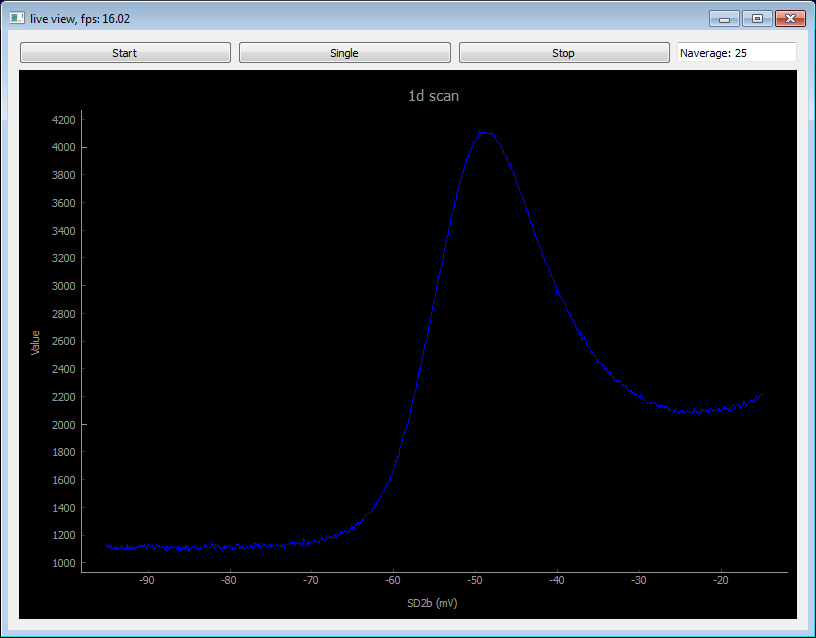
#> input picture qtt/exampledata/videomode_1d_printscreen.png, 816 x 638 px; its folder holds only this picture in this run
$ python -i rts_dataanalysis.py   (imports and definitions only)
#> lines starting #> are read from the running program, lines starting #| are printed output that depends on the picture
### qtt/__init__.py
""" Quantum Technology Toolbox

The QTT package contains functionality for the tuning and calibration of spin-qubits. The package is
divided into subpacakges:

    - Measurements: functionality to perform measurements on devices
    - Algorithms: functionality to analyse measurements
    - Simulation: contains simulations of quantom dot systems
    - Tools: misc tools
    - Gui: Several gui element for visualization of data
    - Instrument drivers: contains QCoDeS drivers for various instruments

For more information see https://github.com/qutech-delft/qtt

"""
# flake8: noqa (we don't need the "<...> imported but unused" error)

import copy
import warnings
import importlib
import distutils
import distutils.version

import qcodes
import qtt.utilities.tools
import qtt.data
import qtt.algorithms
import qtt.measurements
import qtt.exceptions

from qtt.version import __version__
from qtt.measurements.storage import save_state, load_state

try:
    import pyqtgraph
    import qtt.gui.live_plotting
    import qtt.gui.parameterviewer
    from qtt.gui.parameterviewer import createParameterWidget

    from qtt.gui.dataviewer import DataViewer
except ImportError:
    # no gui available
    warnings.warn('pyqtgraph could not be imported, gui elements not available')


# %% Check packages


def check_version(version, module=qcodes, optional=False, install_message=None):
    """ Check whether a module has the corret version """
    if isinstance(module, str):
        try:
            m = importlib.import_module(module)
            module = m
        except ModuleNotFoundError:
            if optional:
                warnings.warn('optional package %s is not available' %
                              module, qtt.exceptions.MissingOptionalPackageWarning)
                return
            else:
                if install_message is not None:
                    print(install_message)
                raise Exception('could not load module %s' % module)

    mversion = getattr(module, '__version__', None)
    if mversion is None:
        raise Exception(' module %s has no __version__ attribute' % (module,))

    if distutils.version.StrictVersion(mversion) < distutils.version.StrictVersion(version):
        if optional:
            warnings.warn('package %s has incorrect version' % module, qtt.exceptions.PackageVersionWarning)
        else:
            raise Exception(' from %s need version %s (version is %s)' % (module, version, mversion))


# we make an explicit check on versions, since people often upgrade their
# installation without upgrading the required packages
check_version('1.0', 'qtpy')
check_version('0.18', 'scipy')
check_version('0.1', 'colorama')
check_version('0.1', 'redis', optional=True)
check_version('0.1.10', qcodes)
check_version('0.2', 'qupulse')

check_version('3.0', 'Polygon', install_message="use command 'pip install Polygon3' to install the package")

# %% Load often used constructions

from qtt.gui.live_plotting import start_measurement_control


# [6 lines left out: function start_dataviewer, not called in this run]


# %% Add hook to abort measurement

# connect to redis server
_redis_connection = None
try:
    import redis
    _redis_connection = redis.Redis(host='127.0.0.1', port=6379)
    _redis_connection.set('qtt_abort_running_measurement', 0)
except BaseException:
    _redis_connection = None


# [11 lines left out: function _abort_measurement, not called in this run]


def reset_abort(value=0):
    """ reset qtt_abort_running_measurement """
    _redis_connection.set('qtt_abort_running_measurement', value)


# [7 lines left out: function _redisStrValue, not called in this run]


def _redisStrSet(value, var='qtt_live_value1'):
    """ Set live control value on redis server """
    _redis_connection.set(var, value)


liveValue = _redisStrValue
liveValueSet = _redisStrSet

abort_measurements = _abort_measurement

# patch the qcodes abort function
qcodes.loops.abort_measurements = _abort_measurement

# %% Override default location formatter

from qcodes.data.location import FormatLocation
FormatLocation.default_fmt = '{date}/{time}_{name}_{label}'
qcodes.DataSet.location_provider = FormatLocation(
    fmt='{date}/{time}_{name}_{label}', record={'name': 'qtt', 'label': 'generic'})


# [4 lines left out: function set_location_name, not called in this run]
# %%


def _copy_to_str(x, memo):
    return str(x)


# black magic to make qcodes objects work with deepcopy
from qcodes import Parameter, Instrument, StandardParameter, ManualParameter, Station
for c in [Parameter, Instrument, StandardParameter, ManualParameter, Station]:
    copy._deepcopy_dispatch[c] = _copy_to_str # type: ignore

# make a qcodes instrument pickable
qcodes.Instrument.__getstate__ = lambda self: str(self)
qcodes.Parameter.__getstate__ = lambda self: str(self)


# [8 lines left out: function _setstate, not called in this run]


qcodes.Instrument.__setstate__ = _setstate
qcodes.Parameter.__setstate__ = _setstate

# %% Enhance the qcodes functionality

try:
    from qtpy.QtCore import Qt
    from qtpy import QtWidgets
    from qcodes.plots.pyqtgraph import QtPlot

    # [6 lines left out: function _qtt_keyPressEvent, not called in this run]

    # update the keypress callback function
    QtPlot.keyPressEvent = _qtt_keyPressEvent
except BaseException:
    pass

# %% Enhance the qcodes functionality

try:
    import pyqtgraph as pg

    # [5 lines left out: function _copyToClipboard, not called in this run]

    QtPlot.copyToClipboard = _copyToClipboard
except BaseException:
    pass

### qtt/algorithms/rts_dataanalysis.py
# -*- coding: utf-8 -*-
"""
Created on Wed Feb 28 10:20:46 2018

@author: riggelenfv
"""

#%%
import matplotlib.pyplot as plt
import numpy as np
import scipy
import qcodes
from qtt.tools import addPPTslide
import warnings

#%% functions to fit the double gaussian

def double_gaussian(signal_amp, params):
    """ A model for the sum of two Gaussian distributions.

    Args:
        signal_amp (array): x values of the data
        params (array): parameters of the two gaussians, [A_dn, A_up, sigma_dn, sigma_up, mean_dn, mean_up]
            amplitude of first (second) gaussian = A_dn (A_up)
            standard deviation of first (second) gaussian = sigma_dn (sigma_up)
            average value of the first (second) gaussian = mean_dn (mean_up)

    Returns:
        double_gauss (np.array): model of a double gaussian
    """
    [A_dn, A_up, sigma_dn, sigma_up, mean_dn, mean_up] = params
    gauss_dn = A_dn*np.exp(-(signal_amp-mean_dn)**2/(2*sigma_dn**2))
    gauss_up = A_up*np.exp(-(signal_amp-mean_up)**2/(2*sigma_up**2))
    double_gauss = gauss_dn + gauss_up
    return double_gauss

def _cost_double_gaussian(signal_amp, counts, params):
    """ Cost function for fitting of double Gaussian.

    Args:
        signal_amp (array): x values of the data, or bin centers
        counts (array): y values of the data, or the counts per bin
        params (array): parameters of the two gaussians, [A_dn, A_up, sigma_dn, sigma_up, mean_dn, mean_up]
            amplitude of first (second) gaussian = A_dn (A_up)
            standard deviation of first (second) gaussian = sigma_dn (sigma_up)
            average value of the first (second) gaussian = mean_dn (mean_up)

    Returns:
        cost (float): value which indicates the difference between the data and the fit
    """
    model = double_gaussian(signal_amp, params)
    cost = np.linalg.norm(counts - model)
    return cost

def fit_double_gaussian(signal_amp, counts, maxiter=None, maxfun=5000, verbose=1, par_guess=None):
    """ Fitting of double gaussian and finding the split between the up and the down state,
    separation between the max of the two gaussians measured in the sum of the std

    Args:
        signal_amp (array): x values of the data, when applied on a distrinution this should be the
            values of the bin centers
        counts (array): y values of the data, or the counts per bin
        maxiter (int): maximum number of iterations to perform
        maxfun (int): maximum number of function evaluations to make
        verbose (int): set to >0 to print convergence messages
        par_guess (None or array): optional, initial guess for the fit parameters:
            [A_dn, A_up, sigma_dn, sigma_up, mean_dn, mean_up]

    Returns:
        par_fit (array): fit parameters of the double gaussian: [A_dn, A_up, sigma_dn, sigma_up, mean_dn, mean_up]
        par_guess (array): initial guess for the fit parameters, either the ones give to the function,
            or generated by the function: [A_dn, A_up, sigma_dn, sigma_up, mean_dn, mean_up]
        separation (float): separation between the max of the two gaussians measured in the sum of the std
        split (float): value that seperates the up and the down level

    """
    func = lambda params: _cost_double_gaussian(signal_amp, counts, params)
    maxsignal = np.percentile(signal_amp,98)
    minsignal = np.percentile(signal_amp,2)
    if par_guess is None:
        A_dn = np.max(counts[:int((len(counts)/2))])
        A_up = np.max(counts[int((len(counts)/2)):])
        sigma_dn = (maxsignal-minsignal)*1/20
        sigma_up = (maxsignal-minsignal)*1/20
        mean_dn = minsignal + 1/4*(maxsignal - minsignal)
        mean_up = minsignal + 3/4*(maxsignal - minsignal)
        par_guess = np.array([A_dn, A_up, sigma_dn, sigma_up, mean_dn, mean_up])
    par_fit = scipy.optimize.fmin(func, par_guess, maxiter=maxiter, maxfun=maxfun, disp=verbose >= 2)

    #separation is the difference between the max of the gaussians devided by the sum of the std of both gaussians
    separation = (par_fit[5]-par_fit[4])/(abs(par_fit[2])+abs(par_fit[3]))
    #split equal distant to both peaks measured in std from the peak
    split = par_fit[4]+separation*abs(par_fit[2])


    return par_fit, par_guess, separation, split

#%% functions for fitting to decaying exponent

# [98 lines left out: functions exp_decay, cost_exp_decay, fit_exp_decay, transitions_durations, not called in this run]


#%% function to analyse the RTS data
class FittingException(Exception):
    pass

def tunnelrates_RTS(data, samplerate = None, min_sep = 2.0, max_sep = 7.0, min_duration = 5, plungers = [], fig = None, verbose = 0):
    """
    This function takes an RTS dataset, fits a double gaussian, finds the split between the two levels,
    determines the durations in these two levels, fits a decaying exponantial on two arrays of durations,
    which gives the tunneling frequency for both the levels.

    Args:
        data (array): qcodes DataSet (or 1d data array) with the RTS data
        plungers ([str, str]): array of the two plungers used to perform the RTS measurement
        samplerate (int or float): sampling rate of either the fpga or the digitizer, optional if given in the metadata
                of the measured data
        min_sep (float): if the separation found for the fit of the double gaussian is less then this value, the fit probably failed
        max_sep (float): if the separation found for the fit of the double gaussian is more then this value, the fit probably failed
        min_duration (int): minimal number of datapoints a duration should last to be taking into account for the analysis
        fig (Nonetype or int): shows figures and sends them to the ppt when is not None
        verbose (int): prints info to the console when > 0

    Returns:
        tunnelrate_dn (numpy.float64): tunneling rate of the down level (kHz)
        tunnelrate_up (numpy.float64): tunneling rate of the up level (kHz)
        parameters (dict): dictionary with relevent (fit) parameters

    """

    if type(data) == qcodes.data.data_set.DataSet:
        plungers = plungers
        metadata = data.metadata
        gates = metadata['allgatevalues']
        plungervalue = gates[plungers[0]]

        if samplerate is None:
            metadata = data.metadata
            samplerate = metadata['samplerate']

        data = np.array(data.measured)
    else:
        plungervalue = []

    # plotting a 2d histogram of the RTS
    if fig:
        xdata = np.array(range(0,len(data)))/samplerate*1000
        Z, xedges, yedges = np.histogram2d(xdata, data, bins=[int(np.sqrt(len(xdata)))/2,int(np.sqrt(len(data)))/2])
        title = '2d histogram RTS'
        plt.figure(title)
        plt.pcolormesh(xedges, yedges, Z.T)
        cb = plt.colorbar()
        cb.set_label('Data points per bin')
        plt.xlabel('Time (ms)')
        plt.ylabel('Signal sensing dot (a.u.)')
        plt.title(title)
        addPPTslide(title=title, fig=plt.figure(title))

    # binning the data and determining the bincentres
    num_bins = int(np.sqrt(len(data)))
    counts, bins = np.histogram(data, bins=num_bins)
    bincentres = np.array([(bins[i] + bins[i+1])/2 for i in range(0, len(bins)-1)])

    # fitting the double gaussian and finding the split between the up and the down state, separation between the max of the two gaussians measured in the sum of the std
    par_fit, par_guess, separation, split = fit_double_gaussian(bincentres, counts)

    if verbose:
        print('Fit paramaters double gaussian:\n mean down: %.3f counts' % par_fit[4] +', mean up:%.3f counts' % par_fit[5] + ', std down: %.3f counts' % par_fit[2] +', std up:%.3f counts' % par_fit[3])
        print('Separation between peaks gaussians: %.3f std' % separation)
        print('Split between two levels: %.3f' % split)

    # plotting the data in a histogram, the fitted two gaussian model and the split
    if fig:
        title = 'Histogram of two levels RTS'
        plt.figure(title)
        counts, bins, _ = plt.hist(data, bins=num_bins)
        plt.plot(bincentres, double_gaussian(bincentres, par_fit), 'r', label = 'Fitted double gaussian')
        plt.plot(split, double_gaussian(split, par_fit), 'ro', markersize=8, label = 'split: %.3f' % split)
        plt.xlabel('Measured value (a.u.)')
        plt.ylabel('Data points per bin')
        plt.legend()
        plt.title(title)
        addPPTslide(title=title, fig=plt.figure(title), notes='Fit paramaters double gaussian:\n mean down: %.3f counts' % par_fit[4] +', mean up:%.3f counts' % par_fit[5] + ', std down: %.3f counts' % par_fit[2] +', std up:%.3f counts' % par_fit[3] +'.Separation between peaks gaussians: %.3f std' % separation +'. Split between two levels: %.3f' % split )

    if separation < min_sep:
        raise FittingException('Separation between the peaks of the gaussian is less then %.1f std, indicating that the fit was not succesfull.' % min_sep)

    if separation > max_sep:
        raise FittingException('Separation between the peaks of the gaussian is more then %.1f std, indicating that the fit was not succesfull.' % max_sep)


    # count the number of transitions and their duration
    durations_dn_idx, durations_up_idx = transitions_durations(data, split)

    # throwing away the durations with less data points then min_duration
    durations_up_min_duration = durations_up_idx > min_duration
    durations_up = durations_up_idx[durations_up_min_duration]
    durations_dn_min_duration = durations_dn_idx > min_duration
    durations_dn = durations_dn_idx[durations_dn_min_duration]

    # calculating durations in seconds
    durations_dn= durations_dn/samplerate
    durations_up= durations_up/samplerate

    # sorting the durations
    durations_dn_srt = np.sort(durations_dn)
    durations_up_srt = np.sort(durations_up)

    # calculating the number of bins and counts for down level
    numbins_dn = int(np.sqrt(len(durations_dn_srt)))
    counts_dn, bins_dn = np.histogram(durations_dn_srt, bins=numbins_dn)

    if counts_dn[0] < 400:
        warnings.warn('Number of datapoints might not be enough to make an acurate fit of the exponantial decay for level down.')

    if counts_dn[0] < 50:
        raise FittingException('Number of datapoints is not be enough to make an acurate fit of the exponantial decay for level down.')

    bincentres_dn = np.array([(bins_dn[i] + bins_dn[i+1])/2 for i in range(0, len(bins_dn)-1)])

    #fitting exponantial decay for down level
    A_dn_fit, B_dn_fit, gamma_dn_fit = fit_exp_decay(bincentres_dn, counts_dn)
    tunnelrate_dn = gamma_dn_fit/1000

    if verbose:
        print('Tunnel rate down: %.1f kHz' % tunnelrate_dn)

    if fig:
        title = 'Fitted exponantial decay, level down'
        plt.figure(title)
        plt.plot(bincentres_dn, counts_dn, 'o', label='Counts down')
        plt.plot(bincentres_dn, exp_decay(bincentres_dn, [A_dn_fit, B_dn_fit, gamma_dn_fit]),'r', label='Fitted exponantial decay \n t_dn: %.1f kHz' % tunnelrate_dn)
        plt.xlabel('Lifetime (s)')
        plt.ylabel('Counts per bin')
        plt.legend()
        plt.title(title)
        addPPTslide(title=title, fig=plt.figure(title))

    # calculating the number of bins and counts for up level
    numbins_up = int(np.sqrt(len(durations_up_srt)))
    counts_up, bins_up = np.histogram(durations_up_srt, bins=numbins_up)

    if counts_up[0] < 400:
        warnings.warn('Number of datapoints might not be enough to make an acurate fit of the exponantial decay for level up.')

    if counts_dn[0] < 50:
        raise FittingException('Number of datapoints is not be enough to make an acurate fit of the exponantial decay for level down.')

    bincentres_up = np.array([(bins_up[i] + bins_up[i+1])/2 for i in range(0, len(bins_up)-1)])

    #fitting exponantial decay for up level
    A_up_fit, B_up_fit, gamma_up_fit = fit_exp_decay(bincentres_up, counts_up)
    tunnelrate_up = gamma_up_fit/1000

    if verbose:
        print('Tunnel rate up: %.1f kHz' % tunnelrate_up)

    if fig:
        title = 'Fitted exponantial decay, level up'
        plt.figure(title)
        plt.plot(bincentres_up, counts_up, 'o', label='Counts up')
        plt.plot(bincentres_up, exp_decay(bincentres_up, [A_up_fit, B_dn_fit, gamma_up_fit]),'r', label='Fitted exponantial decay \n t_up: %.1f kHz' % tunnelrate_up)
        plt.xlabel('Lifetime (s)')
        plt.ylabel('Data points per bin')
        plt.legend()
        plt.title(title)
        addPPTslide(title=title, fig=plt.figure(title))

    parameters = {'plunger value':plungervalue, 'sampling rate':samplerate, 'fit parameters double gaussian':par_fit, \
                                        'guess parameters double gaussian': par_guess, 'separations between peaks gaussians':separation, \
                                        'split between the two levels':split, 'fit parameters exp. decay down':[A_dn_fit, B_dn_fit, gamma_dn_fit], \
                                        'fit parameters exp. decay up':[A_up_fit, B_up_fit, gamma_up_fit]}

    return tunnelrate_dn, tunnelrate_up, parameters
#%% function to apply tunnelrates_RTS on a series of measurements

# [66 lines left out: functions tunnelrates_RTS_multiple, test_RTS, not called in this run]

# [2 lines not run here, left out]

>>> import cv2
>>> picture = cv2.imread('../exampledata/videomode_1d_printscreen.png', cv2.IMREAD_GRAYSCALE)
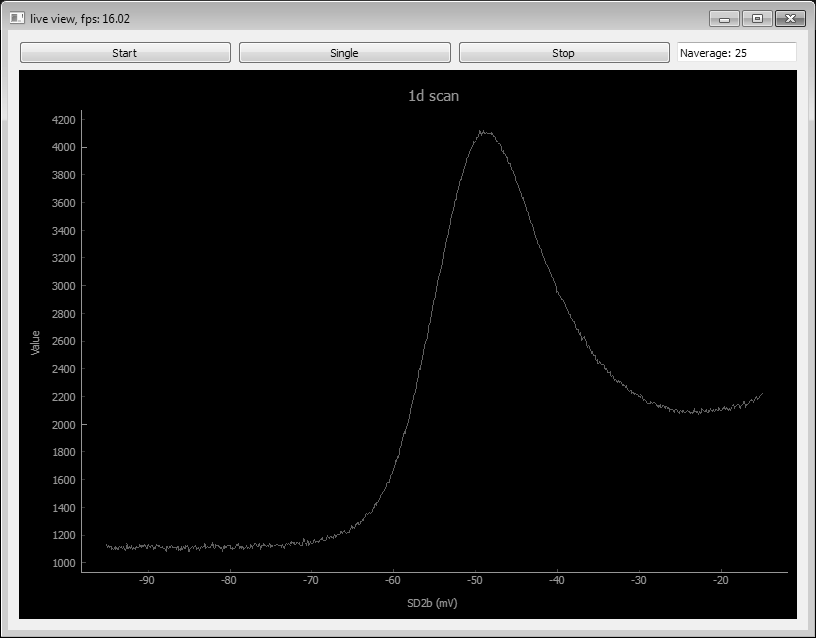
#> picture: shape (638, 816); min 0, max 255, mean 39.1
>>> result = tunnelrates_RTS(picture)
#> in tunnelrates_RTS, `num_bins = int(np.sqrt(len(data)))`: num_bins = 25
#> in tunnelrates_RTS, `counts, bins = np.histogram(data, bins=num_bins)`: counts = 25 values, max 422836 at index 0, min 0 at index 1, mean 20824.3; bins = 26 values from 0 to 255
#> in tunnelrates_RTS, `bincentres = np.array([(bins[i] + bins[i+1])/2 for i in range(0, len(b..`: bincentres = 25 values from 5.1 to 249.9
#> in fit_double_gaussian, `maxsignal = np.percentile(signal_amp,98)`: maxsignal = 245
#> in fit_double_gaussian, `minsignal = np.percentile(signal_amp,2)`: minsignal = 10
#> in fit_double_gaussian, `A_dn = np.max(counts[:int((len(counts)/2))])`: A_dn = 422836
#> in fit_double_gaussian, `A_up = np.max(counts[int((len(counts)/2)):])`: A_up = 42689
#> in fit_double_gaussian, `sigma_dn = (maxsignal-minsignal)*1/20`: sigma_dn = 11.75
#> in fit_double_gaussian, `mean_dn = minsignal + 1/4*(maxsignal - minsignal)`: mean_dn = 68.75
#> in fit_double_gaussian, `mean_up = minsignal + 3/4*(maxsignal - minsignal)`: mean_up = 186.3
#> in fit_double_gaussian, `par_guess = np.array([A_dn, A_up, sigma_dn, sigma_up, mean_dn, mean_up])`: par_guess = [422836, 42689, 11.75, 11.75, 68.75, 186.3]
#> in fit_double_gaussian, `par_fit = scipy.optimize.fmin(func, par_guess, maxiter=maxiter, maxfun..`: par_fit = [-737.7, 58284, 0.986, -0.000432, 133.5, 239.7]
#> in fit_double_gaussian, `separation = (par_fit[5]-par_fit[4])/(abs(par_fit[2])+abs(par_fit[3]))`: separation = 107.7
#> in fit_double_gaussian, `split = par_fit[4]+separation*abs(par_fit[2])`: split = 239.7
#> in tunnelrates_RTS, `par_fit, par_guess, separation, split = fit_double_gaussian(bincentres..`: par_fit = [-737.7, 58284, 0.986, -0.000432, 133.5, 239.7]; par_guess = [422836, 42689, 11.75, 11.75, 68.75, 186.3]; separation = 107.7; split = 239.7
#> (the run stopped early here; a loop or call above may not have finished)
